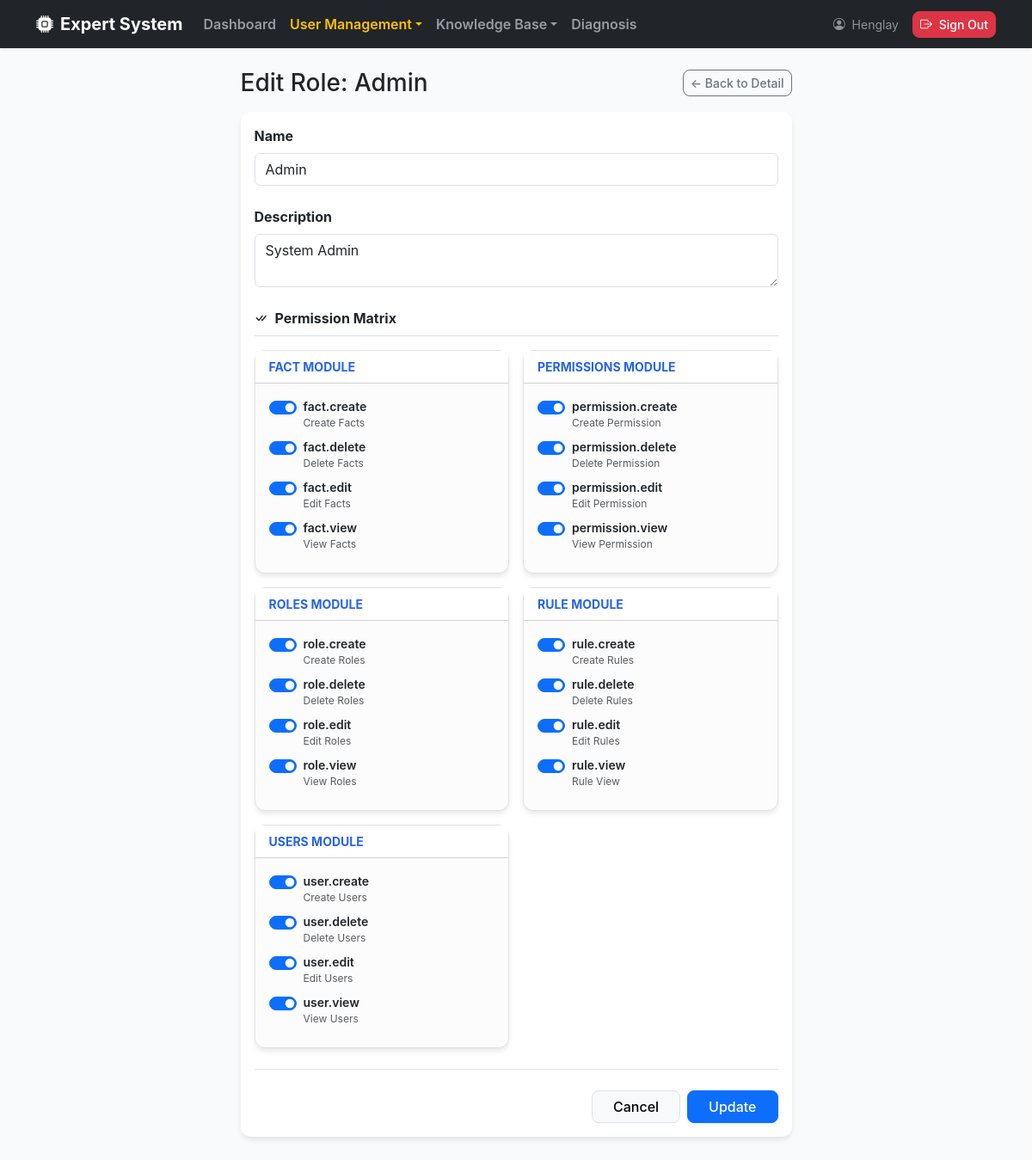
Page /roles/1/edit (signed in) on the committed database.
### app/models/user.py (models this page shows, shortened)
class User(UserMixin, db.Model):
    __tablename__ = "users"
    id = db.Column(db.Integer, primary_key=True)
    username = db.Column(db.String(80), unique=True, nullable=False)
    email = db.Column(db.String(120), unique=True, nullable=False)
    full_name = db.Column(db.String(120), nullable=False)
    is_active = db.Column(db.Boolean, default=True, nullable=False)
    password_hash = db.Column(db.String(255), nullable=False)
    created_at = db.Column(db.DateTime, default=datetime.utcnow, nullable=False)
    updated_at = db.Column(
        db.DateTime, default=datetime.utcnow, onupdate=datetime.utcnow, nullable=False
    )
    roles = db.relationship("Role", secondary= user_roles, back_populates="users")
    facts = db.relationship("Fact", back_populates="user")
    rules = db.relationship("Rule", back_populates="user")
    def has_role(self, role_name: str) -> bool:
        return any(role.name == role_name for role in self.roles) # type: ignore
    def get_permission_codes(self) -> set[str]:
        return {perm.code for role in self.roles for perm in role.permissions} # type: ignore
    def has_permission(self, permission_code: str) -> bool:
        return permission_code in self.get_permission_codes()

### app/models/role.py (models this page shows, shortened)
class Role(db.Model):
    __tablename__ = "roles"
    id = db.Column(db.Integer, primary_key=True)
    name = db.Column(db.String(80), unique=True, nullable=False)
    description = db.Column(db.String(255))
    created_at = db.Column(db.DateTime, default=datetime.utcnow, nullable=False)
    updated_at = db.Column(
        db.DateTime, default=datetime.utcnow, onupdate=datetime.utcnow, nullable=False
    )
    users = db.relationship("User", secondary=user_roles, back_populates="roles")
    permissions = db.relationship("Permission", secondary=role_permissions, back_populates="roles")

### app/models/permission.py (models this page shows, shortened)
class Permission(db.Model):
    __tablename__= "permissions"
    id = db.Column(db.Integer, primary_key=True)
    code = db.Column(db.String(64), unique=True, nullable=False, index=True)
    name = db.Column(db.String(120), nullable=False)
    description = db.Column(db.String(255))
    module = db.Column(db.String(80), nullable=False, default="General")
    created_at = db.Column(db.DateTime, default=datetime.utcnow, nullable=False)
    updated_at = db.Column(db.DateTime, default=datetime.utcnow,  onupdate=datetime.utcnow, nullable=False)
    roles = db.relationship("Role", secondary=role_permissions, back_populates="permissions")

### app/routes/role_routes.py (the view, shortened to what this page needs)
@role_bp.route("/<int:role_id>/edit", methods=["GET", "POST"])
@login_required
@permission_required("role.edit")
def edit(role_id: int):
    role = RoleService.get_role_by_id(role_id)
    if role is None:
        abort(404)
    form = RoleEditForm(original_role=role, obj=role)
    return render_template("roles/edit.html", form=form, role=role)

### app/forms/role_forms.py (shortened to what this page needs)
class RoleEditForm(FlaskForm):
    name = StringField(
        "Name",
        validators = [DataRequired(), Length(min=2, max=80)],
    )
    description = TextAreaField("Description")
    permission_ids = Multi_Checkbox_Field(
        "Permission",
        coerce=int,
    )
    submit = SubmitField("Update")
    def __init__(self, original_role:Role, *args, **kwargs):
       super().__init__(*args, **kwargs)
       self.original_role = original_role
       self.permission_ids.choices = list(_permission_choices())
       self.permissions_by_module = _permissions_grouped_by_module()
       if not self.is_submitted():
            self.permission_ids.data = [p.id for p in original_role.permissions]

### app/decorator_method/role_perm_decorator.py (called while the page is built)
def permission_required(permission):
    def decorator(fn):
        @wraps(fn)
        def wrapped(*args, **kwargs):
            if not current_user.has_permission(permission):
                abort(403)
            return fn(*args, **kwargs)
        return wrapped
    return decorator

### app/forms/role_forms.py (called while the page is built)
def _permission_choices():
    return [
        (perm.id, f"{perm.code} - {perm.name}")
        for perm in db.session.scalars(
            db.select(Permission).order_by(Permission.code)
        )
    ]

def _permissions_grouped_by_module():
    perms = list(
        db.session.scalars(
            db.select(Permission).order_by(
                Permission.module, Permission.code
            )
        )
    )
    grouped = defaultdict(list)
    for perm in perms:
        module = perm.module or "General"
        grouped[module].append(perm)
    return dict(grouped)

### app/services/role_service.py (called while the page is built)
    @staticmethod
    def get_role_by_id(role_id: int) ->  Optional[Role]:
        return Role.query.get(role_id)

### app/templates/roles/edit.html (shortened to what this page needs)
{% extends "layouts/base.html" %}
{% block content %}
<div class="row">
    <div class="col-lg-8 col-xl-7 mx-auto">
        <div class="d-flex justify-content-between align-items-center mb-3">
            <h1 class="h3 mb-0">Edit Role: {{ role.name }}</h1>
            <a href="{{ url_for('roles.detail', role_id=role.id ) }}"
                class="btn btn-outline-secondary btn-sm">
                ← Back to Detail
            </a>
        </div>
        <div class="card">
            <div class="card-body">
                 <form method="post">
                    {% include 'roles/_form.html' %}
                </form>
            </div>
        </div>
    </div>
</div>
{% endblock %}

### app/templates/layouts/base.html (shortened to what this page needs)
<!doctype html>
<html lang="en">
<head>
    <link href="https://cdn.jsdelivr.net/npm/bootstrap@5.3.3/dist/css/bootstrap.min.css" rel="stylesheet" />
    <link rel="stylesheet" href="https://cdn.jsdelivr.net/npm/bootstrap-icons@1.11.3/font/bootstrap-icons.min.css">
</head>
<body>
    <nav class="navbar navbar-expand-lg navbar-dark bg-dark sticky-top mb-4">
        <div class="container">
            {% if current_user.is_authenticated %}
            {% if current_user.has_role("Admin") or current_user.has_role('Expert')%}
            <a class="navbar-brand fw-bold d-flex align-items-center" href="{{ url_for('dashboard.index') }}">
                <i class="bi bi-cpu-fill me-2"></i> Expert System
            </a>
            {% endif %}
            {% else %}
            <a class="navbar-brand fw-bold d-flex align-items-center" href="{{ url_for('diagnosis.diagnose') }}">
                <i class="bi bi-cpu-fill me-2"></i> Expert System
            </a>
            {% endif %}
            {% if current_user.is_authenticated %}
            <div class="collapse navbar-collapse" id="navbarMain">
                <ul class="navbar-nav me-auto">
                    {% if current_user.has_role('Admin') %}
                    <li class="nav-item">
                        <a class="nav-link fw-semibold {% if request.blueprint == 'dashboard' %}text-warning{% endif %}"
                            href="{{ url_for('dashboard.index') }}">Dashboard</a>
                    </li>
                    <li class="nav-item dropdown">
                        <a class="nav-link dropdown-toggle fw-semibold {% if request.blueprint == 'users'
                                    or request.blueprint == 'roles' or request.blueprint == 'permissions' %}text-warning{% endif %}"
                            href="#" data-bs-toggle="dropdown">User Management</a>
                    </li>
                    {% endif %}
                    {% if current_user.has_role('Admin') or current_user.has_role('Expert') %}
                    <li class="nav-item dropdown">
                        <a class="nav-link dropdown-toggle fw-semibold btn
                                    {% if request.blueprint == 'rules' or request.blueprint == 'facts' %}text-warning{% endif %}"
                            href="#" data-bs-toggle="dropdown">Knowledge Base</a>
                    </li>
                    {% endif %}
                    {% endif %}
                    <li class="nav-item">
                        <a class="nav-link fw-semibold {% if request.blueprint == 'diagnosis' %}text-warning{% endif %}"
                            href="{{ url_for('diagnosis.diagnose') }}">Diagnosis</a>
                    </li>
                </ul>
                <ul class="navbar-nav ms-auto align-items-center">
                    {% if current_user.is_authenticated %}
                    <li class="nav-item text-white-50 me-3 small">
                        <i class="bi bi-person-circle me-1"></i> {{ current_user.username }}
                    </li>
                    <li class="nav-item">
                        <button type="button" class="btn btn-danger btn-sm" data-bs-toggle="modal"
                            data-bs-target="#logoutModal" data-message="Are you sure you want to log out?"
                            data-name="{{ current_user.username }}" data-url="{{ url_for('auth.logout') }}">
                            <i class="bi bi-box-arrow-right me-1"></i> Sign Out
                        </button>
                    </li>
                    {% else %}
                    <li class="nav-item">
                        <a class="btn btn-success btn-sm" href="{{ url_for('auth.login') }}">Sign In</a>
                    </li>
                    {% endif %}
                </ul>
            </div>
        </div>
    </nav>
    <main class="container pb-5">
        {% block content %}{% endblock %}
    </main>
</body>
</html>

### app/templates/roles/_form.html (shortened to what this page needs)
<div class="mb-4">
    {{ form.name.label(class="form-label fw-bold") }}
    {{ form.name(class="form-control", placeholder="e.g., ContentManager") }}
</div>
<div class="mb-4">
    {{ form.description.label(class="form-label fw-bold") }}
    {{ form.description(class="form-control", rows="2", placeholder="Briefly describe what this role can do...") }}
</div>
<div class="mb-4">
    <label class="form-label fw-bold mb-3 d-block border-bottom pb-2">
        <i class="bi bi-check-all me-2"></i>Permission Matrix
    </label>
    {% if form.permissions_by_module %}
        <div class="row g-3">
        {% for module_name, perms in form.permissions_by_module.items() %}
            <div class="col-md-6">
                <div class="card h-100 border bg-light-subtle">
                    <div class="card-header bg-white py-2 fw-bold small text-primary text-uppercase letter-spacing-1">
                        {{ module_name }} Module
                    </div>
                    <div class="card-body">
                        {% for perm in perms %}
                        <div class="form-check form-switch mb-2">
                            <input
                                class="form-check-input"
                                type="checkbox"
                                id="perm_{{ perm.id }}"
                                name="{{ form.permission_ids.name }}"
                                value="{{ perm.id }}"
                                {% if form.permission_ids.data and perm.id in form.permission_ids.data %}checked{% endif %}
                            >
                            <label class="form-check-label d-block" for="perm_{{ perm.id }}">
                                <div class="fw-semibold small">{{ perm.code }}</div>
                                <div class="text-muted" style="font-size: 0.75rem;">{{ perm.name }}</div>
                            </label>
                        </div>
                        {% endfor %}
                    </div>
                </div>
            </div>
        {% endfor %}
        </div>
    {% else %}
        <div class="alert alert-warning small">No permissions have been defined in the system yet.</div>
    {% endif %}
</div>
<div class="d-flex justify-content-end gap-2 border-top pt-4 mt-4">
    <a href="{{ url_for('roles.index') }}" class="btn btn-light border px-4">Cancel</a>
    {{ form.submit(class="btn btn-primary px-4 shadow-sm") }}
</div>

### app/templates/layouts/base.html (style rules this page uses)
:root { --bs-primary: #2563eb; --bs-primary-rgb: 37, 99, 235; }
body { background-color: #f8fafc; font-family: 'Inter', system-ui, -apple-system, sans-serif; }
.navbar { box-shadow: 0 1px 3px 0 rgba(0, 0, 0, 0.1); }
.card { border: none; box-shadow: 0 4px 6px -1px rgba(0, 0, 0, 0.1); border-radius: 12px; }
.btn { border-radius: 8px; font-weight: 500; }

### rows in the picture
User: username "Henglay"
Role: name "Admin", description "System Admin"
Permission: module "FACT", permission_ids "☑", code "fact.create", name "Create Facts"
Permission: permission_ids "☑", code "fact.delete", name "Delete Facts"
Permission: permission_ids "☑", code "fact.edit", name "Edit Facts"
Permission: permission_ids "☑", code "fact.view", name "View Facts"
Permission: module "PERMISSIONS", permission_ids "☑", code "permission.create", name "Create Permission"
Permission: permission_ids "☑", code "permission.delete", name "Delete Permission"
Permission: permission_ids "☑", code "permission.edit", name "Edit Permission"
Permission: permission_ids "☑", code "permission.view", name "View Permission"
Permission: module "ROLES", permission_ids "☑", code "role.create", name "Create Roles"
Permission: permission_ids "☑", code "role.delete", name "Delete Roles"
Permission: permission_ids "☑", code "role.edit", name "Edit Roles"
Permission: permission_ids "☑", code "role.view", name "View Roles"
Permission: module "RULE", permission_ids "☑", code "rule.create", name "Create Rules"
Permission: permission_ids "☑", code "rule.delete", name "Delete Rules"
Permission: permission_ids "☑", code "rule.edit", name "Edit Rules"
Permission: permission_ids "☑", code "rule.view", name "Rule View"
Permission: module "USERS", permission_ids "☑", code "user.create", name "Create Users"
Permission: permission_ids "☑", code "user.delete", name "Delete Users"
Permission: permission_ids "☑", code "user.edit", name "Edit Users"
Permission: permission_ids "☑", code "user.view", name "View Users"
